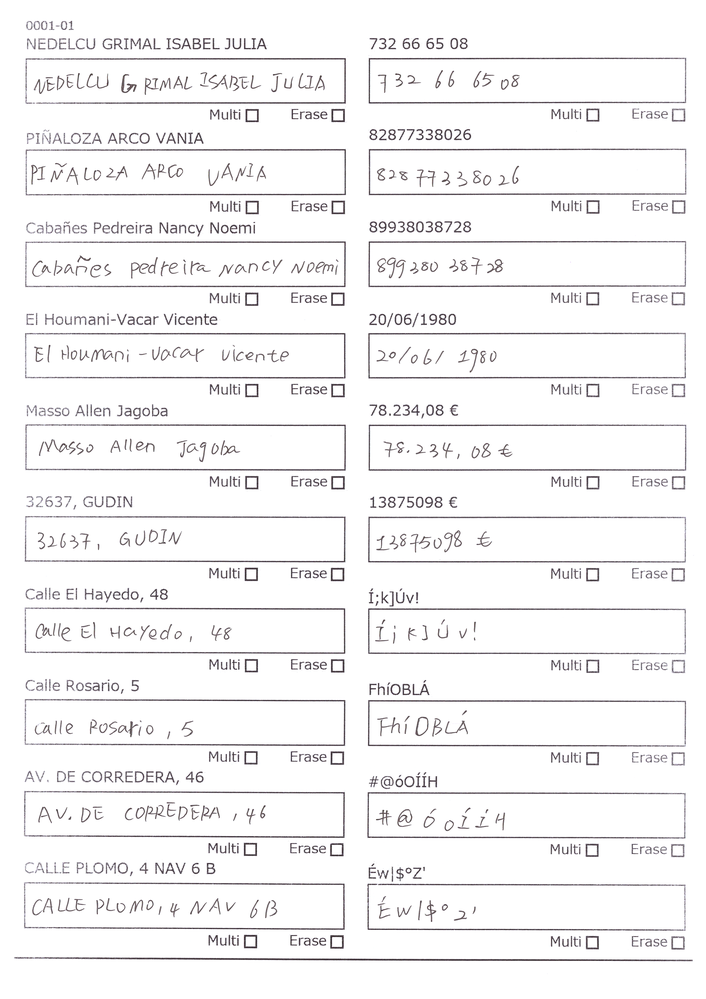
#> input picture 1.png, 706 x 999 px, shrunk from 2480 x 3508 before the run
$ python create_dataset.py
#> lines starting #> are read from the running program, lines starting #| are printed output that depends on the picture
from PIL import Image
import os
import pandas as pd

# Output paths
dataset_dir = "dataset"
csv_path = "labels.csv"
os.makedirs(dataset_dir, exist_ok=True)

# Author assignment mapping
author_by_image = {
    "1.png": "author_001",
    "2.png": "author_002",
    "3.png": "author_003",
    "4.png": "author_004",
    "5.png": "author_005",
}

# Ensure author subdirectories exist
for author in author_by_image.values():
    os.makedirs(os.path.join(dataset_dir, author), exist_ok=True)

# Coordinates (x1, y1, x2, y2) for each image
boxes_by_image = {
    "1.png": [
    (99.33115505915111, 211.63840878103883, 1205.681432565314, 336.91267851978364),
    (94.49993113991013, 530.1616352894193, 1210.512656484555, 660.6046811089232),
    (94.49993113991013, 850.1911900400769, 1210.512656484555, 979.4654597788217),
    (94.49993113991013, 1177.545640467698, 1196.018984726832, 1312.8199102064427),
    (94.49993113991013, 1492.7439712991145, 1191.187760807591, 1626.8494649571003),
    (99.33115505915111, 1815.267197807495, 1200.850208646073, 1945.7102436269988),
    (94.49993113991013, 2138.959200396634, 1196.018984726832, 2283.8959179738604),
    (94.49993113991013, 2457.8199790665326, 1200.850208646073, 2607.587920563),
    (94.49993113991013, 2781.5119816556717, 1196.018984726832, 2926.4486992328984),
    (94.49993113991013, 3105.203984244811, 1186.35653688835, 3240.478253983556),
    (1307.1371348693729, 206.46963270027982, 2403.8249645370543, 346.5751263582656),
    (1316.7995827078548, 534.9928592086599, 2408.6561884562943, 670.2671289474047),
    (1311.9683587886138, 853.8536378785584, 2394.1625166985723, 979.4654597788217),
    (1307.1371348693729, 1174.883192629216, 2389.3312927793313, 1312.8199102064427),
    (1307.1371348693729, 1491.5751952183555, 2398.9937406178133, 1626.8494649571003),
    (1297.474687030891, 1829.7608695652175, 2394.1625166985723, 1960.2039153847213),
    (1302.3059109501319, 2148.6216482351156, 2403.8249645370543, 2279.06469405462),
    (1297.474687030891, 2462.6512029857736, 2398.9937406178133, 2607.587920563),
    (1297.474687030891, 2791.1744294941536, 2394.1625166985723, 2936.1111470713804),
    (1302.3059109501319, 3114.866432083293, 2394.1625166985723, 3254.971925741279)
    ],
    "2.png": [
    (89.66870722066915, 205.8071848617983, 1205.681432565314, 345.7439024390246),
    (84.83748330142816, 528.3304113701784, 1191.187760807591, 660.6046811089232),
    (94.49993113991013, 858.6848617977994, 1196.018984726832, 984.2966836980622),
    (94.49993113991013, 1177.545640467698, 1196.018984726832, 1303.1574623679608),
    (94.49993113991013, 1496.4064191375965, 1191.187760807591, 1626.8494649571003),
    (94.49993113991013, 1824.9296456459765, 1191.187760807591, 1950.5414675462398),
    (104.1623789783921, 2143.790424315875, 1191.187760807591, 2274.233470135379),
    (99.33115505915111, 2467.482426905014, 1191.187760807591, 2602.756696643759),
    (99.33115505915111, 2791.1744294941536, 1191.187760807591, 2911.955027475176),
    (104.1623789783921, 3110.035208164052, 1191.187760807591, 3235.647030064315),
    (1307.1371348693729, 216.13208053876178, 2389.3312927793313, 336.91267851978364),
    (1302.3059109501319, 534.9928592086599, 2389.3312927793313, 650.9422332704412),
    (1302.3059109501319, 853.8536378785584, 2394.1625166985723, 979.4654597788217),
    (1302.3059109501319, 1177.545640467698, 2389.3312927793313, 1293.4950145294792),
    (1302.3059109501319, 1496.4064191375965, 2384.5000688600903, 1626.8494649571003),
    (1311.9683587886138, 1820.0984217267355, 2394.1625166985723, 1940.8790197077578),
    (1307.1371348693729, 2143.790424315875, 2389.3312927793313, 2269.4022462161383),
    (1311.9683587886138, 2467.482426905014, 2384.5000688600903, 2588.2630248860364),
    (1307.1371348693729, 2786.3432055749126, 2389.3312927793313, 2916.7862513944165),
    (1307.1371348693729, 3114.866432083293, 2389.3312927793313, 3240.478253983556)
    ],
    "3.png": [
    (109.81586811915577, 220.9001735274278, 1215.8507664128028, 346.47618818085493),
    (109.81586811915577, 554.1595970307535, 1206.1910729779238, 670.0759182493016),
    (114.64571483659529, 882.5891738166397, 1206.1910729779238, 998.5054950351878),
    (109.81586811915577, 1206.1889038850868, 1215.8507664128028, 1326.9350718210744),
    (109.81586811915577, 1529.7886339535335, 1201.3612262604847, 1655.3646486069606),
    (119.47556155403481, 1872.7077508917382, 1211.0209196953638, 1983.794225392847),
    (119.47556155403481, 2196.307480960185, 1215.8507664128028, 2312.2238021787334),
    (119.47556155403481, 2515.0773643111925, 1211.0209196953638, 2645.6533789646196),
    (119.47556155403481, 2848.336787814518, 1211.0209196953638, 2969.082955750506),
    (119.47556155403481, 3171.9365178829653, 1220.6806131302428, 3297.5125325363924),
    (1326.9372409139114, 220.9001735274278, 2423.31244577268, 341.6463414634154),
    (1326.9372409139114, 558.989443748193, 2423.31244577268, 674.9057649667411),
    (1322.1073941964723, 868.0996336643211, 2418.482599055241, 998.5054950351878),
    (1322.1073941964723, 1196.5292104502078, 2423.31244577268, 1330.9350718210744),
    (1336.5969343487905, 1529.7886339535335, 2418.482599055241, 1660.1944953244001),
    (1331.7670876313514, 1867.8779041742987, 2428.14229249012, 1978.9643786754075),
    (1331.7670876313514, 2191.477634242746, 2432.972139207559, 2318.2238021787334),
    (1326.9372409139114, 2515.0773643111925, 2423.31244577268, 2640.82353224718),
    (1331.7670876313514, 2838.677094379639, 2423.31244577268, 2974.082955750506),
    (1341.4267810662304, 3167.1066711655258, 2432.972139207559, 3297.5125325363924)
    ],
    "4.png": [
    (99.33115505915111, 220.9633044580023, 1191.187760807591, 336.91267851978364),
    (94.49993113991013, 539.8240831279008, 1186.35653688835, 655.7734571896822),
    (94.49993113991013, 853.8536378785584, 1191.187760807591, 974.6342358595807),
    (99.33115505915111, 1187.2080883061794, 1186.35653688835, 1305.4950145294792),
    (104.1623789783921, 1506.068866976078, 1181.52531296911, 1617.1870171186183),
    (104.1623789783921, 1824.9296456459765, 1196.018984726832, 1945.7102436269988),
    (104.1623789783921, 2148.6216482351156, 1191.187760807591, 2269.4022462161383),
    (104.1623789783921, 2462.6512029857736, 1196.018984726832, 2593.431800966796),
    (113.82482681687361, 2805.6681012518766, 1186.35653688835, 2921.6174753136575),
    (108.99360289763263, 3124.5288799217747, 1186.35653688835, 3240.478253983556),
    (1302.3059109501319, 220.9633044580023, 2384.5000688600903, 332.08145460054266),
    (1302.3059109501319, 534.9928592086599, 2374.8376210216084, 646.1110093512007),
    (1311.9683587886138, 853.8536378785584, 2384.5000688600903, 980.8030119403397),
    (1302.3059109501319, 1172.714416548457, 2389.3312927793313, 1298.3262384487202),
    (1302.3059109501319, 1501.2376430568374, 2389.3312927793313, 1622.0182410378593),
    (1307.1371348693729, 1820.0984217267355, 2394.1625166985723, 1945.7102436269988),
    (1307.1371348693729, 2143.790424315875, 2394.1625166985723, 2270.5710222968974),
    (1311.9683587886138, 2462.6512029857736, 2398.9937406178133, 2588.2630248860364),
    (1316.7995827078548, 2786.3432055749126, 2398.9937406178133, 2916.7862513944165),
    (1316.7995827078548, 3114.866432083293, 2394.1625166985723, 3235.647030064315)
    ],
    "5.png": [
    (89.66870722066915, 201.63840878103883, 1181.52531296911, 332.08145460054266),
    (89.66870722066915, 523.1616352894193, 1191.187760807591, 650.9422332704412),
    (89.66870722066915, 849.0224139593179, 1186.35653688835, 974.6342358595807),
    (94.49993113991013, 1167.883192629216, 1186.35653688835, 1298.3262384487202),
    (99.33115505915111, 1496.4064191375965, 1191.187760807591, 1626.8494649571003),
    (99.33115505915111, 1815.267197807495, 1191.187760807591, 1936.0477957885169),
    (99.33115505915111, 2129.2967525581525, 1200.850208646073, 2269.4022462161383),
    (99.33115505915111, 2452.9887551472916, 1196.018984726832, 2593.0942488052774),
    (99.33115505915111, 2776.680757736431, 1196.018984726832, 2907.123803555935),
    (104.1623789783921, 3105.203984244811, 1196.018984726832, 3235.647030064315),
    (1297.474687030891, 191.97596094255732, 2384.5000688600903, 312.7565589235792),
    (1297.474687030891, 520.4991874509374, 2389.3312927793313, 650.9422332704412),
    (1302.3059109501319, 839.3599661208359, 2379.6688449408493, 974.6342358595807),
    (1297.474687030891, 1163.0519687099754, 2389.3312927793313, 1288.6637906102383),
    (1302.3059109501319, 1481.9127473798735, 2389.3312927793313, 1617.1870171186183),
    (1302.3059109501319, 1805.604749969013, 2389.3312927793313, 1940.8790197077578),
    (1307.1371348693729, 2134.1279764773935, 2389.3312927793313, 2254.9085744584154),
    (1307.1371348693729, 2452.9887551472916, 2394.1625166985723, 2588.2630248860364),
    (1311.9683587886138, 2776.5119816556717, 2384.5000688600903, 2911.955027475176),
    (1307.1371348693729, 3100.37276032557, 2389.3312927793313, 3230.815806145074)
    ]
}

# Process and save images and metadata
records = []
for image_file, boxes in boxes_by_image.items():
    img = Image.open(image_file)
#> img is the input picture: PIL image 706x999 RGB; mean R, G, B 244.6, 244, 244.6
    person_id = os.path.splitext(image_file)[0].zfill(4)
    base_name = f"img_{person_id}"
    author = author_by_image[image_file]
    author_dir = os.path.join(dataset_dir, author)

    for i, (x1, y1, x2, y2) in enumerate(boxes, 1):
        filename = f"{base_name}_box{i:02d}.png"
        crop = img.crop((x1, y1, x2, y2))
        crop.save(os.path.join(author_dir, filename))
        records.append({
            "filename": filename,
            "person_id": base_name,
            "expression_index": i,
            "transcription": "",
            "author": author
        })
#> this loop made 20 passes
#> pass 1, `crop = img.crop((x1, y1, x2, y2))`:
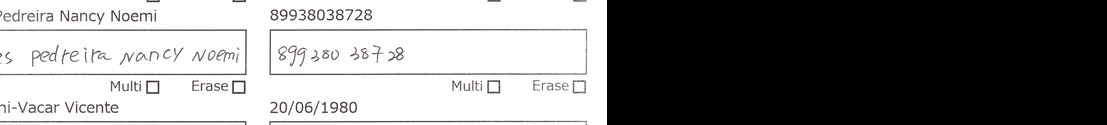
#> crop: PIL image 1107x125 RGB; mean R, G, B 132.8, 132.3, 132.7
#> pass 2, `crop = img.crop((x1, y1, x2, y2))`:
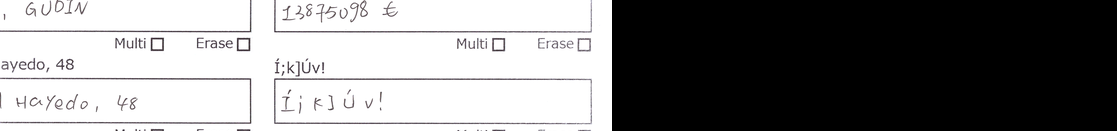
#> crop: PIL image 1117x131 RGB; mean R, G, B 134.2, 133.9, 134.2
#> pass 3, `crop = img.crop((x1, y1, x2, y2))`:
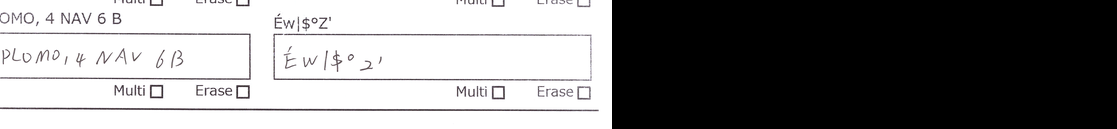
#> crop: PIL image 1117x129 RGB; mean R, G, B 133.9, 133.5, 133.8
#> after the loop: crop: PIL image 1092x140 RGB; every value is 0
#> after the loop, records = 20 items
#> pass 2 of the loop `for image_file, boxes in boxes_by_image.items():`:
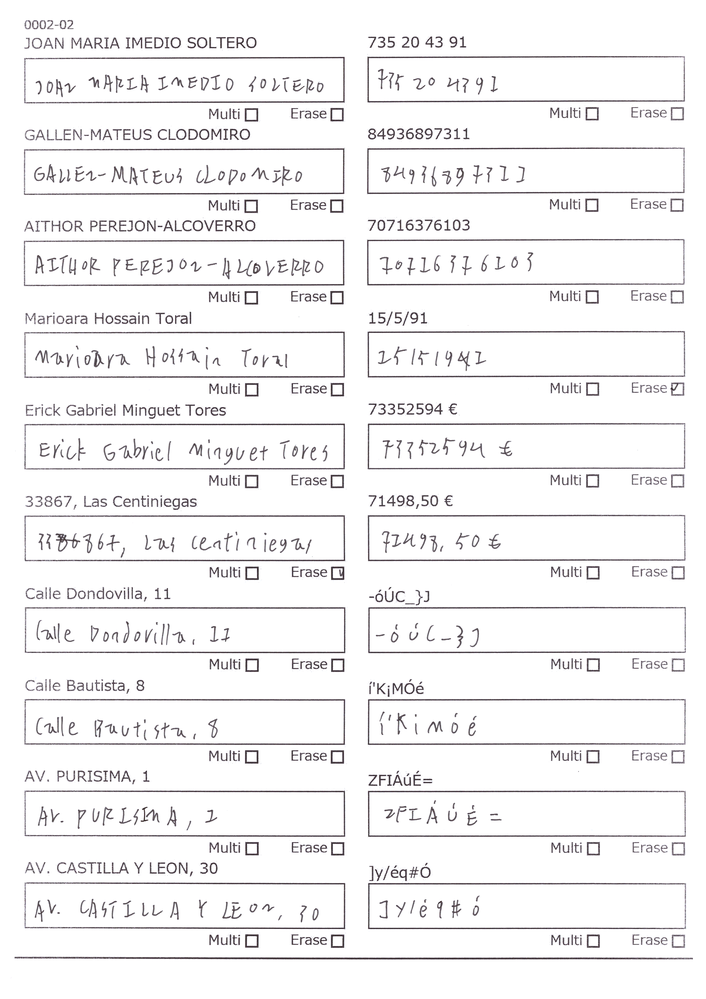
#> input picture 2.png, 706 x 999 px, shrunk from 2480 x 3508 before the run
#> img is the input picture: PIL image 706x999 RGB; mean R, G, B 243.4, 242.7, 243.3
#> base_name = 'img_0002'
#> the loop `for i, (x1, y1, x2, y2) in enumerate(boxes, 1):` made 20 passes
#> filename on passes 1 to 8: 'img_0002_box01.png', 'img_0002_box02.png', 'img_0002_box03.png', 'img_0002_box04.png', 'img_0002_box05.png', 'img_0002_box06.png', 'img_0002_box07.png', 'img_0002_box08.png'
#> pass 1, `crop = img.crop((x1, y1, x2, y2))`:
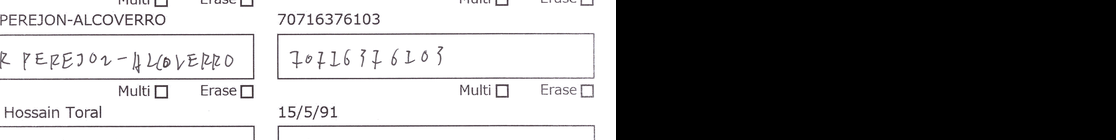
#> crop: PIL image 1116x140 RGB; mean R, G, B 133.7, 133.3, 133.6
#> pass 3, `crop = img.crop((x1, y1, x2, y2))`:
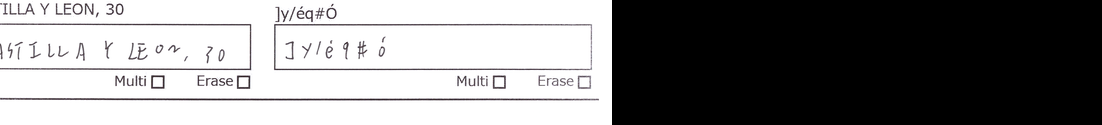
#> crop: PIL image 1102x125 RGB; mean R, G, B 135.2, 134.8, 135.2
#> after the loop `for i, (x1, y1, x2, y2) in enumerate(boxes, 1):`: records = 40 items
#> pass 3 of the loop `for image_file, boxes in boxes_by_image.items():`:
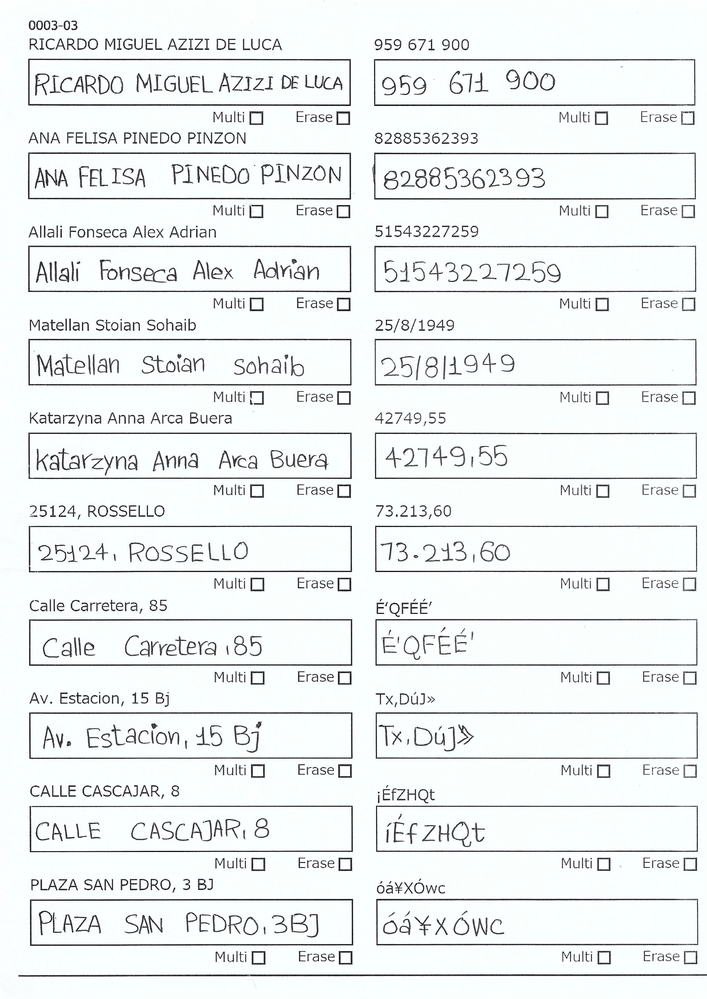
#> input picture 3.png, 707 x 999 px, shrunk from 2481 x 3507 before the run
#> img is the input picture: PIL image 707x999 RGB; mean R, G, B 235.8, 239.7, 239.6
#> base_name = 'img_0003'
#> the loop `for i, (x1, y1, x2, y2) in enumerate(boxes, 1):` made 20 passes
#> filename on passes 1 to 8: 'img_0003_box01.png', 'img_0003_box02.png', 'img_0003_box03.png', 'img_0003_box04.png', 'img_0003_box05.png', 'img_0003_box06.png', 'img_0003_box07.png', 'img_0003_box08.png'
#> pass 1, `crop = img.crop((x1, y1, x2, y2))`:
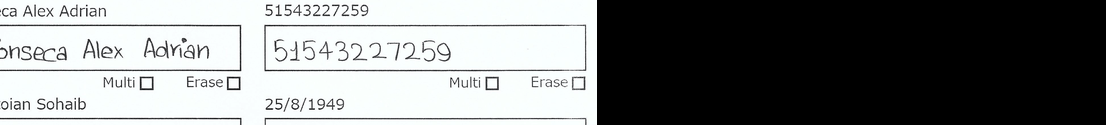
#> crop: PIL image 1106x125 RGB; mean R, G, B 126.9, 129, 129
#> pass 3, `crop = img.crop((x1, y1, x2, y2))`:
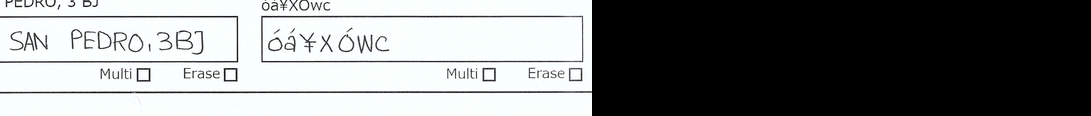
#> crop: PIL image 1091x116 RGB; mean R, G, B 127.7, 129.8, 129.8
#> after the loop `for i, (x1, y1, x2, y2) in enumerate(boxes, 1):`: records = 60 items
#> the loop made 5 passes; the first 3 are shown

# Save CSV
pd.DataFrame(records).to_csv(csv_path, index=False)
print("✅ Dataset created. All images loaded, processed and cropped.")
